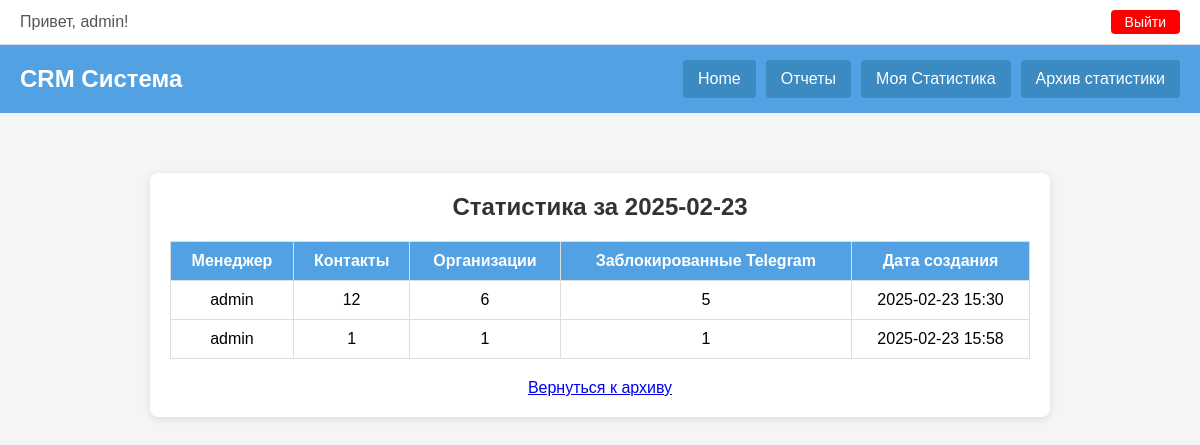
/crm/view-stat-by-date/?report_date=2025-02-23 (signed in), run on the app's committed database.
### crm/models.py (models this page shows, shortened)
class DailyStatistic(models.Model):
    manager = models.ForeignKey(User, on_delete=models.CASCADE)
    report_date = models.DateField(default=timezone.localdate)  # можно оставить для удобства фильтрации
    contacts_count = models.PositiveIntegerField(default=0)
    organizations_count = models.PositiveIntegerField(default=0)
    blocked_telegram_count = models.PositiveIntegerField(default=0)
    created_at = models.DateTimeField(auto_now_add=True)  # фиксирует дату и время создания
    updated_at = models.DateTimeField(auto_now=True)
    class Meta:
        ordering = ('-created_at',)

### crm/views.py (the view)
# urls.py: path('view-stat-by-date/', view_stat_by_date, name='view_stat_by_date'),
@staff_member_required
def view_stat_by_date(request):
    report_date = request.GET.get('report_date')
    if not report_date:
        return render(request, "view_stat_by_date.html", {"error": "Не указан report_date"})
    stats = DailyStatistic.objects.filter(report_date=report_date).order_by('manager__username')
    return render(request, "view_stat_by_date.html", {"stats": stats, "report_date": report_date})

### templates/view_stat_by_date.html (shortened to what this page needs)
{% extends "base.html" %}
{% block content %}
  <div class="stat-detail-container">
    <h2>Статистика за {{ report_date }}</h2>
    {% if stats %}
    <table>
      <thead>
        <tr>
          <th>Менеджер</th>
          <th>Контакты</th>
          <th>Организации</th>
          <th>Заблокированные Telegram</th>
          <th>Дата создания</th>
        </tr>
      </thead>
      <tbody>
        {% for stat in stats %}
        <tr>
          <td>{{ stat.manager.username }}</td>
          <td>{{ stat.contacts_count }}</td>
          <td>{{ stat.organizations_count }}</td>
          <td>{{ stat.blocked_telegram_count }}</td>
          <td>{{ stat.created_at|date:"Y-m-d H:i" }}</td>
        </tr>
        {% endfor %}
      </tbody>
    </table>
    {% else %}
      <p>Нет данных для выбранной даты.</p>
    {% endif %}
    <div style="text-align: center; margin-top: 20px;">
      <a href="{% url 'admin_statistics' %}" class="back-button">Вернуться к архиву</a>
    </div>
  </div>
{% endblock %}

### templates/base.html (shortened to what this page needs)
<!DOCTYPE html>
<html lang="ru">
<head>
</head>
<body>
<div class="top-bar">
    {% if user.is_authenticated %}
        <span class="welcome">Привет, {{ user.username }}!</span>
        <form action="{% url 'logout' %}" method="post" class="logout-form">
            <button type="submit">Выйти</button>
        </form>
    {% else %}
        <a href="{% url 'login' %}">Войти</a>
        <a href="{% url 'register' %}">Регистрация</a>
    {% endif %}
</div>
<div class="header">
    <div class="logo">
        <h1>CRM Система</h1>
    </div>
    <div class="nav-buttons">
        <a href="{% url 'home' %}">Home</a>
        <a href="{% url 'daily_report' %}">Отчеты</a>
        <a href="{% url 'statistics' %}">Моя Статистика</a>
        {% if user.is_staff %}
            <a href="{% url 'admin_statistics' %}">Архив статистики</a>
        {% endif %}
    </div>
</div>
<div class="content">
    {% block content %}
    {% endblock %}
</div>
</body>
</html>

### templates/base.html (style rules this page uses)
* { margin: 0; padding: 0; box-sizing: border-box; }
body { font-family: Arial, sans-serif; background-color: #f5f5f5; }
.top-bar { background-color: #fff; border-bottom: 1px solid #ddd; padding: 10px 20px; display: flex; justify-content: flex-end; align-items: center; font-size: 14px; }
.top-bar .welcome { margin-right: auto; font-size: 16px; color: #555; }
.logout-form button { border: none; color: white; cursor: pointer; font-size: 14px; padding: 4px 14px; background-color: red; border-radius: 4px; margin-left: 15px; transition: background-color 0.3s ease; }
.header { background-color: #51A1E3; width: 100%; padding: 15px 20px; display: flex; justify-content: space-between; align-items: center; }
.header .logo h1 { color: #fff; font-size: 24px; }
.nav-buttons { display: flex; }
.nav-buttons a { color: #fff; text-decoration: none; padding: 10px 15px; margin-left: 10px; background-color: #3b8ac2; border-radius: 4px; transition: background-color 0.3s ease; }
.content { padding: 20px; }

### templates/view_stat_by_date.html (style rules this page uses)
.stat-detail-container { max-width: 900px; margin: 40px auto; padding: 20px; background: #fff; border-radius: 8px; box-shadow: 0 2px 8px rgba(0,0,0,0.1); }
.stat-detail-container h2 { text-align: center; margin-bottom: 20px; color: #333; }
.stat-detail-container table { width: 100%; border-collapse: collapse; }
.stat-detail-container th, .stat-detail-container td { padding: 10px; border: 1px solid #ddd; text-align: center; }
.stat-detail-container th { background-color: #51A1E3; color: #fff; }

### data on the page
DailyStatistic: manager.username "admin", contacts_count "12", organizations_count "6", blocked_telegram_count "5", created_at "2025-02-23 15:30"
DailyStatistic: manager.username "admin", contacts_count "1", organizations_count "1", blocked_telegram_count "1", created_at "2025-02-23 15:58"

### other printed values
{{ user.username }} "admin"
{{ report_date }} "2025-02-23"
